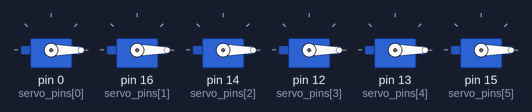
A sketch run on a simulated Arduino Uno, built with avr-gcc and run on an emulated ATmega328P. On the bench: 6 × servo.

Above: at 0.05 s.
At 0.2 s:
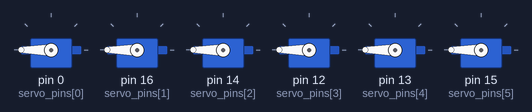
Timing chart, 0 to 3.0 s (numbered marks = the images above):
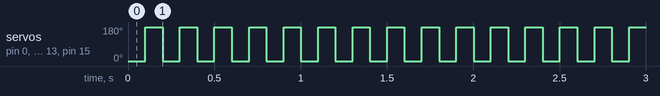

Measured:
- by itself, servo on pin 0 (servo_pins[0]), servo on pin 16 (servo_pins[1]), servo on pin 14 (servo_pins[2]), servo on pin 12 (servo_pins[3]), servo on pin 13 (servo_pins[4]), servo on pin 15 (servo_pins[5]): alternates 180° for 0.10 s and 0° for 0.10 s

The sketch:

servostruct.ino
```cpp
#include <Servo.h>


typedef struct servo_struct {
  Servo servo;
  uint8_t pos; //0-180
} servo_struct;
servo_struct servos[6];

uint8_t servo_pins[6] = {0, 16, 14, 12, 13, 15}; //D3, D0, D5, D6, D7, D8

void setup() {
  // put your setup code here, to run once:
  for(int i=0; i<6; i++){
    servos[i].servo.attach(servo_pins[i], 500, 2400); //don't know why pwm range is 500-2400us
  }

}

void loop() {
  // put your main code here, to run repeatedly:
  for(int i=0; i<6; i++){
    servos[i].servo.write(0);
  }
  delay(100);
  for(int i=0; i<6; i++){
    servos[i].servo.write(180);
  }
  delay(100);
}
```
